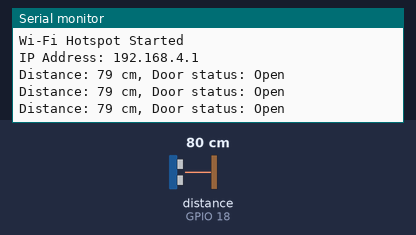
Recording of a sketch running on a simulated ESP32. On the bench: the last lines printed to the serial monitor. Wiring (inferred from the names in the program): ultrasonic range finder: trigger GPIO 5; echo GPIO 18. Inputs (shaded band) come from the test bench; at power-on: distance to the obstacle (sensor on GPIO 18) 80 cm. The echo pulse lasts 58.3 µs per cm.

Above: at 1.2 s.
1.3 s: distance to the obstacle (sensor on GPIO 18) set to 7 cm
At 1.9 s:
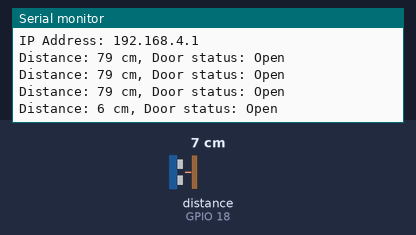
2.8 s: distance to the obstacle (sensor on GPIO 18) set to 4 cm
At 3.4 s:
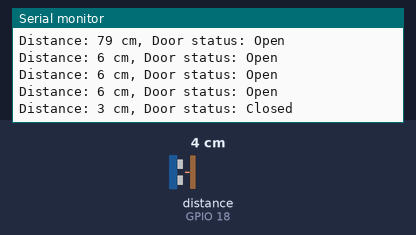

The sketch:

door_open_close_system.ino
```cpp
#include <WiFi.h>
#include <AsyncTCP.h>
#include <ESPAsyncWebServer.h>

// Wi-Fi credentials for hotspot
const char* ssid = "ESP32_DoorControl";  // Name of the ESP32 hotspot
const char* password = "12345678";       // Password for the hotspot

// Ultrasonic sensor pins
const int TRIG_PIN = 5;  // Trigger pin
const int ECHO_PIN = 18; // Echo pin

// Distance threshold (in cm) to determine if the door is open
const int CLOSE_THRESHOLD = 5;  // Door is closed if distance is less than 5 cm
bool doorOpen = false;

// Create an AsyncWebServer instance
AsyncWebServer server(80);

// HTML Page
const char htmlPage[] PROGMEM = R"rawliteral(
<!DOCTYPE html>
<html lang="en">
<head>
    <meta charset="UTF-8">
    <meta name="viewport" content="width=device-width, initial-scale=1.0">
    <title>Ultrasonic Door Control</title>
    <style>
        body {
            margin: 0;
            height: 100vh;
            display: flex;
            justify-content: center;
            align-items: center;
            font-family: Arial, sans-serif;
            background: linear-gradient(120deg, #89f7fe, #66a6ff);
            background-size: 400% 400%;
            animation: gradientAnimation 10s ease infinite;
        }
        @keyframes gradientAnimation {
            0% { background-position: 0% 50%; }
            50% { background-position: 100% 50%; }
            100% { background-position: 0% 50%; }
        }
        .square {
            width: 220px;
            height: 220px;
            background-color: rgba(34, 34, 34, 0.9);
            position: relative;
            display: flex;
            justify-content: center;
            align-items: center;
            border: 5px solid rgba(0, 0, 0, 0.8);
            box-shadow: 0 10px 20px rgba(0, 0, 0, 0.5);
            border-radius: 10px;
        }
        .door {
            width: 90px;
            height: 180px;
            background-color: #8B4513;
            border: 4px solid #5A2E0F;
            position: absolute;
            left: 0;
            transform-origin: left center;
            transition: transform 1s ease-in-out;
            display: flex;
            justify-content: flex-end;
            align-items: center;
        }
        .door-handle {
            width: 10px;
            height: 10px;
            background-color: #FFD700;
            border-radius: 50%;
            margin-right: 10px;
        }
        .status {
            position: absolute;
            top: -50px;
            color: #fff;
            font-size: 24px;
            font-weight: bold;
            text-shadow: 1px 1px 4px rgba(0, 0, 0, 0.8);
        }
    </style>
</head>
<body>
    <div class="square">
        <div class="status" id="status">Door is Closed</div>
        <div class="door" id="door">
            <div class="door-handle"></div>
        </div>
    </div>
    <script>
        const statusText = document.getElementById('status');
        const door = document.getElementById('door');
        async function checkDoorStatus() {
            try {
                // Fetch door status from ESP32
                const response = await fetch('/door-status');
                const { doorOpen } = await response.json();
                // Update door animation and status text
                if (doorOpen) {
                    door.style.transform = 'rotateY(120deg)';
                    statusText.textContent = 'Door is Open';
                } else {
                    door.style.transform = 'rotateY(0deg)';
                    statusText.textContent = 'Door is Closed';
                }
            } catch (error) {
                console.error('Error fetching door status:', error);
            }
        }
        // Poll the ESP32 every 500ms (0.5 seconds)
        setInterval(checkDoorStatus, 500);
    </script>
</body>
</html>
)rawliteral";

// Function to calculate distance using ultrasonic sensor
long measureDistance() {
    // Send a 10us pulse to trigger pin
    digitalWrite(TRIG_PIN, LOW);
    delayMicroseconds(2);
    digitalWrite(TRIG_PIN, HIGH);
    delayMicroseconds(10);
    digitalWrite(TRIG_PIN, LOW);

    // Measure the duration of the echo pulse
    long duration = pulseIn(ECHO_PIN, HIGH);

    // Convert the time into distance in cm
    long distance = duration * 0.034 / 2; // Speed of sound = 0.034 cm/µs
    return distance;
}

void setup() {
    // Initialize serial monitor
    Serial.begin(115200);

    // Set up ultrasonic sensor pins
    pinMode(TRIG_PIN, OUTPUT);
    pinMode(ECHO_PIN, INPUT);

    // Set up the ESP32 as a Wi-Fi hotspot
    WiFi.softAP(ssid, password);
    IPAddress IP = WiFi.softAPIP(); // Get the IP address of the ESP32
    Serial.println("Wi-Fi Hotspot Started");
    Serial.print("IP Address: ");
    Serial.println(IP);

    // Serve the HTML page
    server.on("/", HTTP_GET, [](AsyncWebServerRequest *request) {
        request->send_P(200, "text/html", htmlPage);
    });

    // Serve the door status
    server.on("/door-status", HTTP_GET, [](AsyncWebServerRequest *request) {
        // Update the door state based on ultrasonic sensor reading
        long distance = measureDistance();
        doorOpen = distance >= CLOSE_THRESHOLD; // Door is open if distance is 5 cm or more
        String response = "{\"doorOpen\": " + String(doorOpen ? "true" : "false") + "}";
        request->send(200, "application/json", response);
    });

    // Start server
    server.begin();
}

void loop() {
    // Periodically check the door status and print it to the Serial Monitor
    long distance = measureDistance();
    doorOpen = distance >= CLOSE_THRESHOLD; // Door is open if distance is 5 cm or more

    // Print the current door status for debugging
    Serial.print("Distance: ");
    Serial.print(distance);
    Serial.print(" cm, Door status: ");
    Serial.println(doorOpen ? "Open" : "Closed");

    // The server will automatically send the updated door status to the client when requested

    delay(500); // Wait for half a second before checking again
}
```

Measured:
- the behaviour switches between 6 and 5 cm on distance to the obstacle (sensor on GPIO 18) (found by bisection; images 1 and 2)
- after the input at 1.3 s, the serial monitor: prints a new line after 0.22 s (image 1)
- after the input at 2.8 s, the serial monitor: prints a new line after 0.22 s (image 2)
